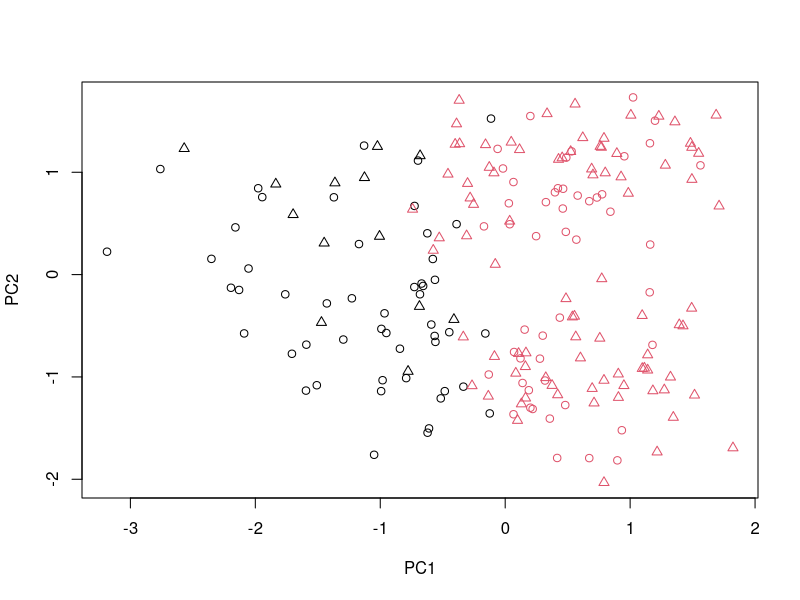
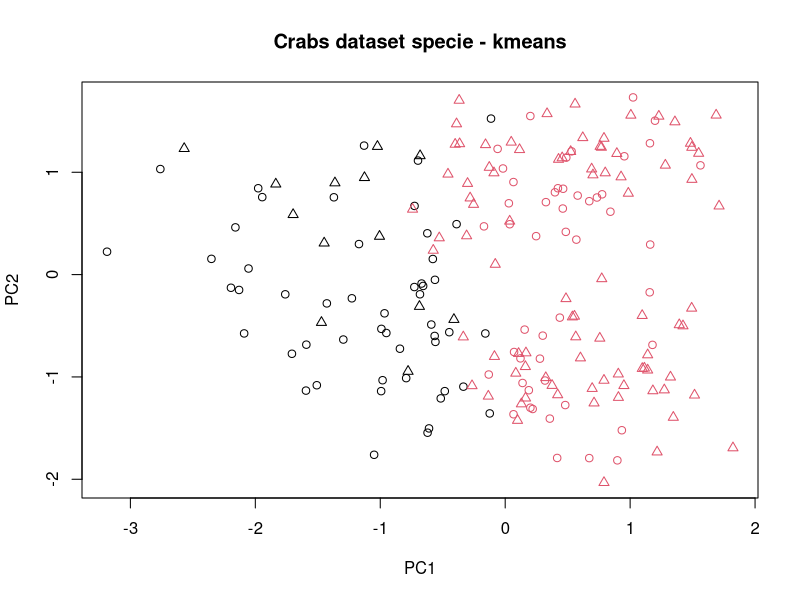
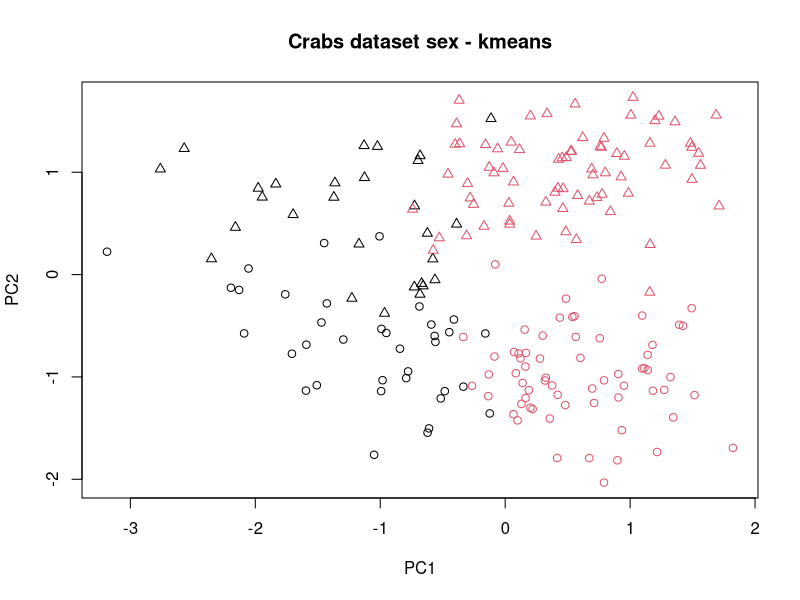
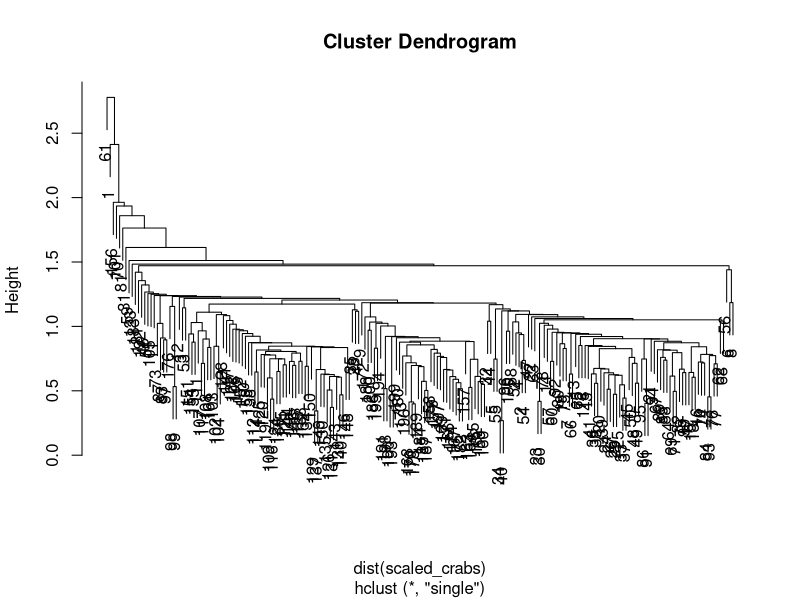
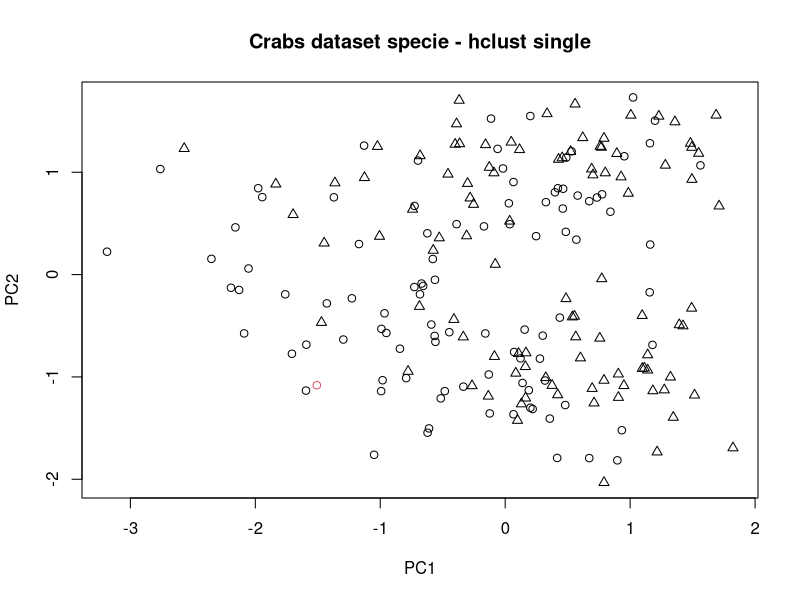
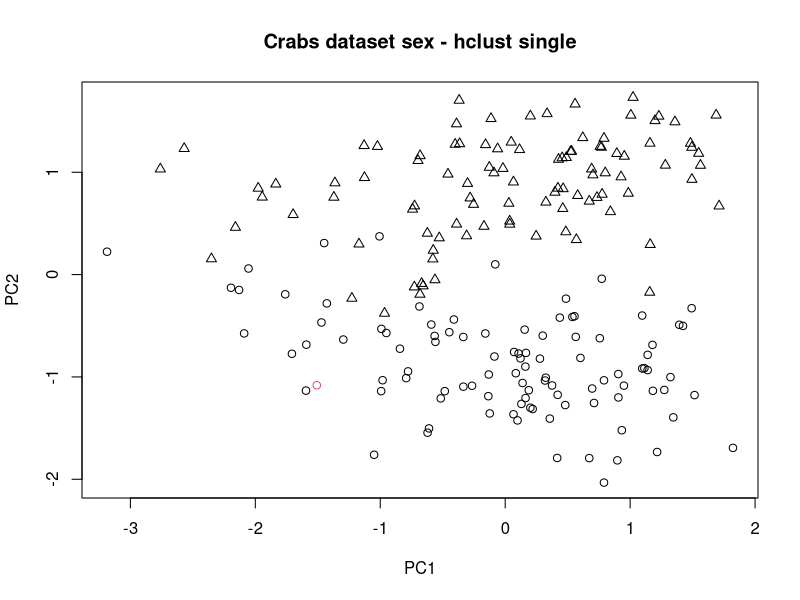
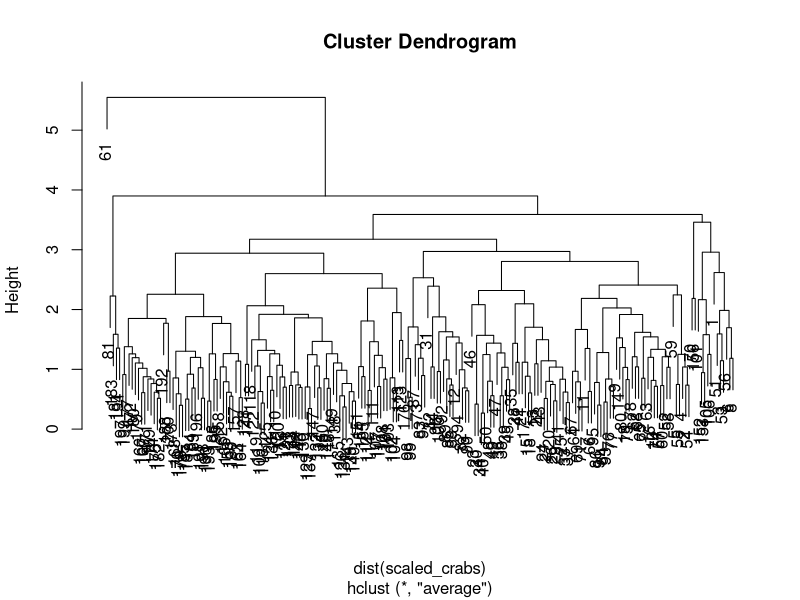
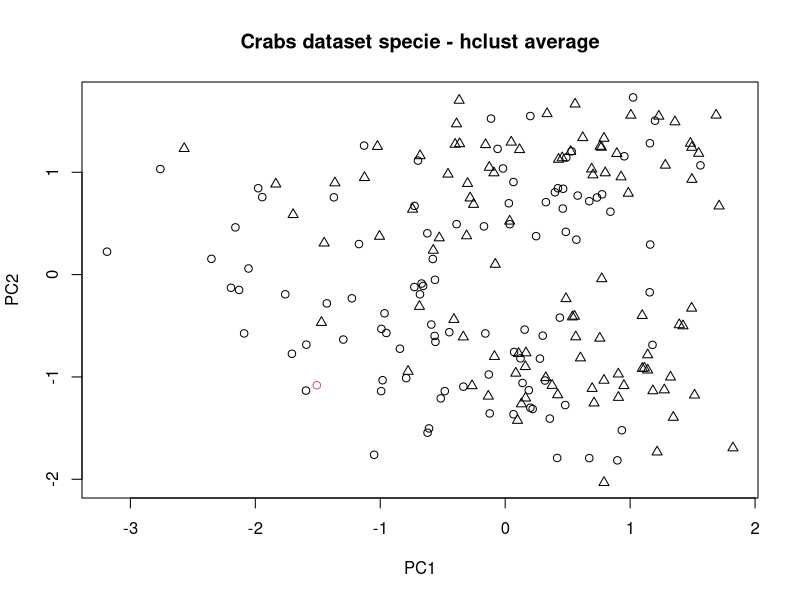

Write R code to recreate these figures, in order. (Note: this script raises an error after producing the figures.)
#1)a)

library(e1071)

library(MASS)
data(crabs)
summary(crabs)
scaled_crabs<-scale(prcomp(log(crabs[,4:8]),retx=T)$x)

#plot(scaled_crabs,col=as.numeric(crabs[,1]),pch=as.numeric(crabs[,2]),main = "Crabs dataset")


#---------------------k-means----------------------------
cckmeans<-kmeans(scaled_crabs,cent=2)
plot(scaled_crabs, col=cckmeans$cluster, pch=as.numeric(crabs[,1]))

    #---------------Specie-----------------------------
plot(scaled_crabs,pch=as.numeric(crabs[,1]),col=cckmeans$cluster,main = "Crabs dataset specie - kmeans")
cont.table <- table(cckmeans$cluster,as.numeric(crabs[,1]))
print("Crabs k-means Species")
# Find optimal match between the two classifications
class.match <- matchClasses(as.matrix(cont.table),method="exact")
# Print the confusion table, with rows permuted to maximize the diagonal
print(cont.table[,class.match])
    #----------------------------------------------------

    #---------------Sex-----------------------------
plot(scaled_crabs,pch=as.numeric(crabs[,2]),col=cckmeans$cluster,main = "Crabs dataset sex - kmeans")
cont.table <- table(cckmeans$cluster,as.numeric(crabs[,2]))
print("Crabs k-means Sex")
# Find optimal match between the two classifications
class.match <- matchClasses(as.matrix(cont.table),method="exact")
# Print the confusion table, with rows permuted to maximize the diagonal
print(cont.table[,class.match])
    #----------------------------------------------------
#---------------------------------------------------------


#------------------h-clust-single-------------------------
cchlust<-hclust(dist(scaled_crabs),method="single") #"single" "average" "complete"
plot(cchlust)

    #----------------Specie-------------------------------
plot(scaled_crabs,pch=as.numeric(crabs[,1]),col=cutree(cchlust,k=2),main = "Crabs dataset specie - hclust single")
cont.table <- table(cutree(cchlust,k=2),as.numeric(crabs[,1]))
print("Crabs h-clust single Species")
# Find optimal match between the two classifications
class.match <- matchClasses(as.matrix(cont.table),method="exact")
# Print the confusion table, with rows permuted to maximize the diagonal
print(cont.table[,class.match])
    #---------------------------------------------------------

    #----------------Sex-------------------------------
plot(scaled_crabs,pch=as.numeric(crabs[,2]),col=cutree(cchlust,k=2),main = "Crabs dataset sex - hclust single")
cont.table <- table(cutree(cchlust,k=2),as.numeric(crabs[,2]))
print("Crabs h-clust single Sex")
# Find optimal match between the two classifications
class.match <- matchClasses(as.matrix(cont.table),method="exact")
# Print the confusion table, with rows permuted to maximize the diagonal
print(cont.table[,class.match])
    #---------------------------------------------------------

#------------------h-clust-average-------------------------
cchlust<-hclust(dist(scaled_crabs),method="average") #"single" "average" "complete"
plot(cchlust)
    #----------------Specie-------------------------------
plot(scaled_crabs,pch=as.numeric(crabs[,1]),col=cutree(cchlust,k=2),main = "Crabs dataset specie - hclust average")
cont.table <- table(cutree(cchlust,k=2),as.numeric(crabs[,1]))
print("Crabs h-clust average Species")
# Find optimal match between the two classifications
class.match <- matchClasses(as.matrix(cont.table),method="exact")
# Print the confusion table, with rows permuted to maximize the diagonal
print(cont.table[,class.match])
    #---------------------------------------------------------

    #----------------Sex-------------------------------
plot(scaled_crabs,pch=as.numeric(crabs[,2]),col=cutree(cchlust,k=2),main = "Crabs dataset sex - hclust average")
cont.table <- table(cutree(cchlust,k=2),as.numeric(crabs[,2]))
print("Crabs h-clust average Sex")
# Find optimal match between the two classifications
class.match <- matchClasses(as.matrix(cont.table),method="exact")
# Print the confusion table, with rows permuted to maximize the diagonal
print(cont.table[,class.match])
    #---------------------------------------------------------
#---------------------------------------------------------


#------------------h-clust-complete-------------------------
cchlust<-hclust(dist(scaled_crabs),method="complete") #"single" "average" "complete"
plot(cchlust)


    #----------------Specie-------------------------------
plot(scaled_crabs,pch=as.numeric(crabs[,1]),col=cutree(cchlust,k=2),main = "Crabs dataset specie - hclust complete")
cont.table <- table(cutree(cchlust,k=2),as.numeric(crabs[,1]))
print("Crabs h-clust complete Specie")
# Find optimal match between the two classifications
class.match <- matchClasses(as.matrix(cont.table),method="exact")
# Print the confusion table, with rows permuted to maximize the diagonal
print(cont.table[,class.match])
    #---------------------------------------------------------

    #----------------Sex-------------------------------
plot(scaled_crabs,pch=as.numeric(crabs[,2]),col=cutree(cchlust,k=2),main = "Crabs dataset sex - hclust complete")
cont.table <- table(cutree(cchlust,k=2),as.numeric(crabs[,2]))
print("Crabs h-clust complete Sex")
# Find optimal match between the two classifications
class.match <- matchClasses(as.matrix(cont.table),method="exact")
# Print the confusion table, with rows permuted to maximize the diagonal
print(cont.table[,class.match])
    #---------------------------------------------------------
#---------------------------------------------------------


#b)

print("test")
lampone_prc<-scale(prcomp(lampone[,-c(dim(lampone)[2],143, 1)],retx=T)$x)#saco las clases y una columna que decia el numero de la muestra nomas, sino me rompia todo


plot(lampone_prc,type = "p",col=as.numeric(lampone[,1]),pch=as.numeric(lampone[,143]),main = "Lampone dataset") 



#---------------------k-means----------------------------
cckmeans<-kmeans(lampone_prc,cent=2)

    #----------------Year-------------------------------
plot(lampone_prc,pch=as.numeric(lampone[,1]),col=cckmeans$cluster,main = "Lampone dataset year - kmeans")
cont.table <- table(cckmeans$cluster,as.numeric(lampone[,1]))
print("Lampone k-means Year")
# Find optimal match between the two classifications
class.match <- matchClasses(as.matrix(cont.table),method="exact")
# Print the confusion table, with rows permuted to maximize the diagonal
print(cont.table[,class.match])
    #---------------------------------------------------------

    #----------------Specie-------------------------------
plot(lampone_prc,pch=as.numeric(lampone[,143]),col=cckmeans$cluster,main = "Lampone dataset specie - kmeans")
cont.table <- table(cckmeans$cluster,as.numeric(lampone[,143]))
print("Lampone k-means Specie")
# Find optimal match between the two classifications
class.match <- matchClasses(as.matrix(cont.table),method="exact")
# Print the confusion table, with rows permuted to maximize the diagonal
print(cont.table[,class.match])
    #---------------------------------------------------------

#---------------------------------------------------------



#------------------h-clust-single-------------------------
cchlust<-hclust(dist(lampone_prc),method="single") #"single" "average" "complete"
plot(cchlust)
    #----------------Year-------------------------------
plot(lampone_prc,pch=as.numeric(lampone[,1]),col=cutree(cchlust,k=2),main = "Lampone dataset year - hclust single")
cont.table <- table(cutree(cchlust,k=2),as.numeric(lampone[,1]))
print("Lampone h-clust single Year")
# Find optimal match between the two classifications
class.match <- matchClasses(as.matrix(cont.table),method="exact")
# Print the confusion table, with rows permuted to maximize the diagonal
print(cont.table[,class.match])
    #---------------------------------------------------------

    #----------------Specie-------------------------------
plot(lampone_prc,pch=as.numeric(lampone[,143]),col=cutree(cchlust,k=2),main = "Lampone dataset specie - hclust single")
cont.table <- table(cutree(cchlust,k=2),as.numeric(lampone[,143]))
print("Lampone h-clust single Specie")
# Find optimal match between the two classifications
class.match <- matchClasses(as.matrix(cont.table),method="exact")
# Print the confusion table, with rows permuted to maximize the diagonal
print(cont.table[,class.match])
    #---------------------------------------------------------


#---------------------------------------------------------


#------------------h-clust-average-------------------------
cchlust<-hclust(dist(lampone_prc),method="average") #"single" "average" "complete"
plot(cchlust)
    #----------------Year-------------------------------
plot(lampone_prc,pch=as.numeric(lampone[,1]),col=cutree(cchlust,k=2),main = "Lampone dataset year - hclust average")
cont.table <- table(cutree(cchlust,k=2),as.numeric(lampone[,1]))
print("Lampone h-clust average Year")
# Find optimal match between the two classifications
class.match <- matchClasses(as.matrix(cont.table),method="exact")
# Print the confusion table, with rows permuted to maximize the diagonal
print(cont.table[,class.match])
    #---------------------------------------------------------

    #----------------Specie-------------------------------
plot(lampone_prc,pch=as.numeric(lampone[,143]),col=cutree(cchlust,k=2),main = "Lampone dataset specie - hclust average")
cont.table <- table(cutree(cchlust,k=2),as.numeric(lampone[,143]))
print("Lampone h-clust average Specie")
# Find optimal match between the two classifications
class.match <- matchClasses(as.matrix(cont.table),method="exact")
# Print the confusion table, with rows permuted to maximize the diagonal
print(cont.table[,class.match])
    #---------------------------------------------------------
#---------------------------------------------------------


#------------------h-clust-complete-------------------------
cchlust<-hclust(dist(lampone_prc),method="complete") #"single" "average" "complete"
plot(cchlust)
    #----------------Year-------------------------------
plot(lampone_prc,pch=as.numeric(lampone[,1]),col=cutree(cchlust,k=2),main = "Lampone dataset year - hclust complete")
cont.table <- table(cutree(cchlust,k=2),as.numeric(lampone[,1]))
print("Lampone h-clust complete Year")
# Find optimal match between the two classifications
class.match <- matchClasses(as.matrix(cont.table),method="exact")
# Print the confusion table, with rows permuted to maximize the diagonal
print(cont.table[,class.match])
    #---------------------------------------------------------

    #----------------Specie-------------------------------
plot(lampone_prc,pch=as.numeric(lampone[,143]),col=cutree(cchlust,k=2),main = "Lampone dataset specie - hclust complete")
cont.table <- table(cutree(cchlust,k=2),as.numeric(lampone[,143]))
print("Lampone h-clust complete Specie")
# Find optimal match between the two classifications
class.match <- matchClasses(as.matrix(cont.table),method="exact")
# Print the confusion table, with rows permuted to maximize the diagonal
print(cont.table[,class.match])
    #---------------------------------------------------------
#---------------------------------------------------------